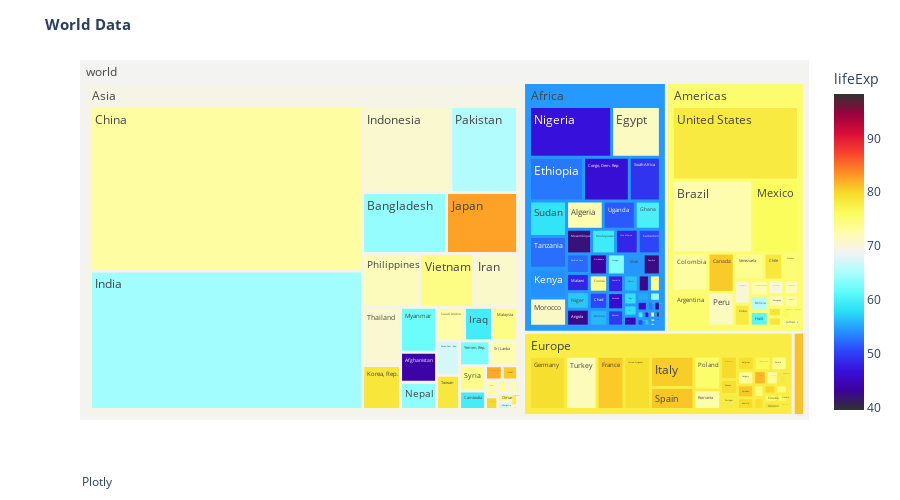

Source (notebook cell):
### Code cell
viz.tree_map(df_tree_map,  path=[px.Constant("world"), 'continent', 'country'], value='pop',
                color='lifeExp', title="<b>World Data<b>", data_source='Plotly')

### Figure 1 — Plotly figure (JSON) as saved in the notebook; plotly's stock layout.template omitted (floating-point values rounded to 4 significant figures; data arrays with more than 128 entries replaced by an {"elided": "..."} marker saying what was removed)
{"data": [{"branchvalues": "total", "customdata": {"elided": "148x1 float values"}, "domain": {"x": [0, 1], "y": [0, 1]}, "hovertemplate": "labels=%{label}<br>pop=%{value}<br>parent=%{parent}<br>id=%{id}<br>lifeExp=%{color}<extra></extra>", "ids": {"elided": "148 str values"}, "labels": {"elided": "148 str values"}, "marker": {"coloraxis": "coloraxis", "colors": {"elided": "148 float values"}}, "name": "", "parents": {"elided": "148 str values"}, "type": "treemap", "values": {"elided": "148 int values"}}], "layout": {"annotations": [{"showarrow": false, "text": "Plotly", "x": 0, "xref": "paper", "y": -0.2, "yref": "paper"}], "autosize": true, "coloraxis": {"cmid": 68.92, "colorbar": {"title": {"text": "lifeExp"}}, "colorscale": [[0, "#313131"], [0.0625, "#3d019d"], [0.125, "#3810dc"], [0.1875, "#2d47f9"], [0.25, "#2593ff"], [0.3125, "#2adef6"], [0.375, "#60fdfa"], [0.4375, "#aefdff"], [0.5, "#f3f3f1"], [0.5625, "#fffda9"], [0.625, "#fafd5b"], [0.6875, "#f7da29"], [0.75, "#ff8e25"], [0.8125, "#f8432d"], [0.875, "#d90d39"], [0.9375, "#97023d"], [1, "#313131"]]}, "height": 500, "legend": {"orientation": "h", "tracegroupgap": 0, "x": 0, "xanchor": "left", "y": -0.15, "yanchor": "bottom"}, "margin": {"t": 60}, "paper_bgcolor": "rgba(0,0,0,0)", "plot_bgcolor": "rgba(0,0,0,0)", "title": {"font": {"size": 15}, "text": "<b>World Data<b>"}, "xaxis": {"title": {}}, "yaxis": {"title": {}}}}
